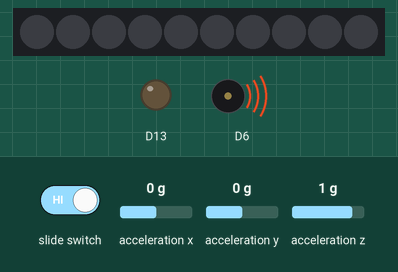
This sketch was run on a simulated Adafruit Circuit Playground Express. On the bench: 10 RGB LEDs in strip order, left to right, output pins drawn as LEDs (lit = HIGH), buzzer (waves = sounding). Inputs (shaded band) come from the test bench; at power-on: acceleration x 0 g, acceleration y 0 g, acceleration z 1 g. What the sketch prints to the serial monitor is not drawn.

Above: at 1.2 s.
1.3 s: slide switch set LOW
At 1.6 s:
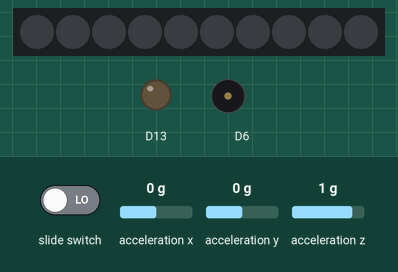
2.8 s: slide switch set HIGH
At 3.3 s:
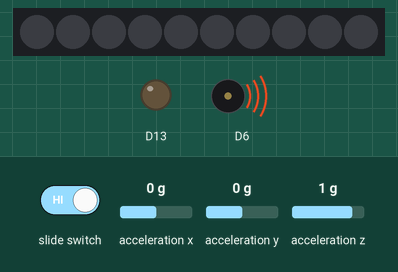
Timing chart, 0 to 5.8 s (numbered marks = the images above; inputs shaded):
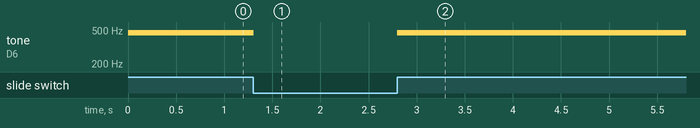

Measured:
- after the input at 1.3 s, tone on D6: 465 Hz → silent at once
- after the input at 2.8 s, tone on D6: silent → 465 Hz at once

The sketch:

CP_sound_motion.ino
```cpp
    // Adafruit Circuit Playground - Movement to Sound    Support Open Source, buy Adafruit
    //   2016-08-07 Version 1  by Mike Barela for Adafruit Industries
    // Uses the CircuitPlayground library

    #include <Adafruit_CircuitPlayground.h>

    void setup() {
      CircuitPlayground.begin();   // initialize the Circuit Playground library
      Serial.begin(9600);
    }

    void loop() {
       float movementX, movementY, movementZ, movement;
       uint16_t sound;
       if(CircuitPlayground.slideSwitch()) {   // sense & play when slide whitch at "+"
          movementX = abs(CircuitPlayground.motionX());  // read the X motion (absolute value)
          movementY = abs(CircuitPlayground.motionY());  // read the Y motion (absolute value)
          movementZ = abs(CircuitPlayground.motionZ());  // read the Z motion (absolute value)
          movement = movementX + movementY + movementZ;  // aggregate the movement sensed
          Serial.println(movement);
          sound = (int) map(movement, 8.0, 60.0, 440.0, 1760.0); // map movement to music values
          CircuitPlayground.playTone(sound, 100);   //   play sound for 500 milliseconds
       }
    }
```
